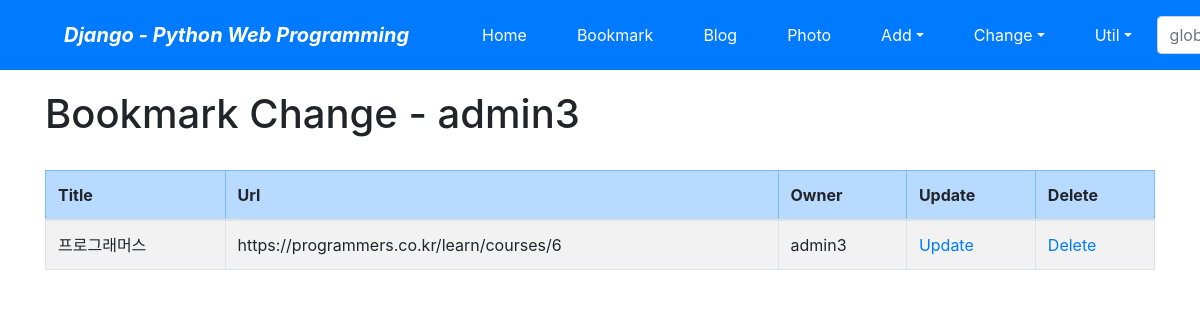
/bookmark/change/ (signed in), run on the app's committed database.
### bookmark/models.py (models this page shows, shortened)
class Bookmark(models.Model):
    title = models.CharField('TITLE',max_length=100,blank=True,)
    url = models.URLField('URL',unique=True)
    owner = models.ForeignKey(User, on_delete=models.CASCADE, blank=True, null=True)

### bookmark/views.py (the view)
class BookmarkChangeLV(LoginRequiredMixin, ListView):
    template_name = 'bookmark/bookmark_change_list.html'
    def get_queryset(self):
        return Bookmark.objects.filter(owner=self.request.user)

### bookmark/templates/bookmark/bookmark_change_list.html (shortened to what this page needs)
{% extends "base.html" %}
{% block content %}
    <h1>Bookmark Change - {{user}}</h1>
    <br>
    <table class="table table-bordered table-condensed table-striped">
        <thead>
            <tr class="table-primary">
                <th>Title</th>
                <th>Url</th>
                <th>Owner</th>
                <th>Update</th>
                <th>Delete</th>
            </tr>
        </thead>
        <tbody>
            {% for item in object_list %}
            <tr>
                <td>{{ item.title }}</td>
                <td>{{ item.url }}</td>
                <td>{{ item.owner }}</td>
                <td><a href="{% url 'bookmark:update' item.id %}">Update</a></td>
                <td><a href="{% url 'bookmark:delete' item.id %}">Delete</a></td>
            </tr>
            {% endfor %}
        </tbody>
    </table>
{% endblock %}

### data on the page
Bookmark: title "프로그래머스", url "https://programmers.co.kr/learn/courses/6", owner "admin3"

### other printed values
{{ user }} "admin3"
